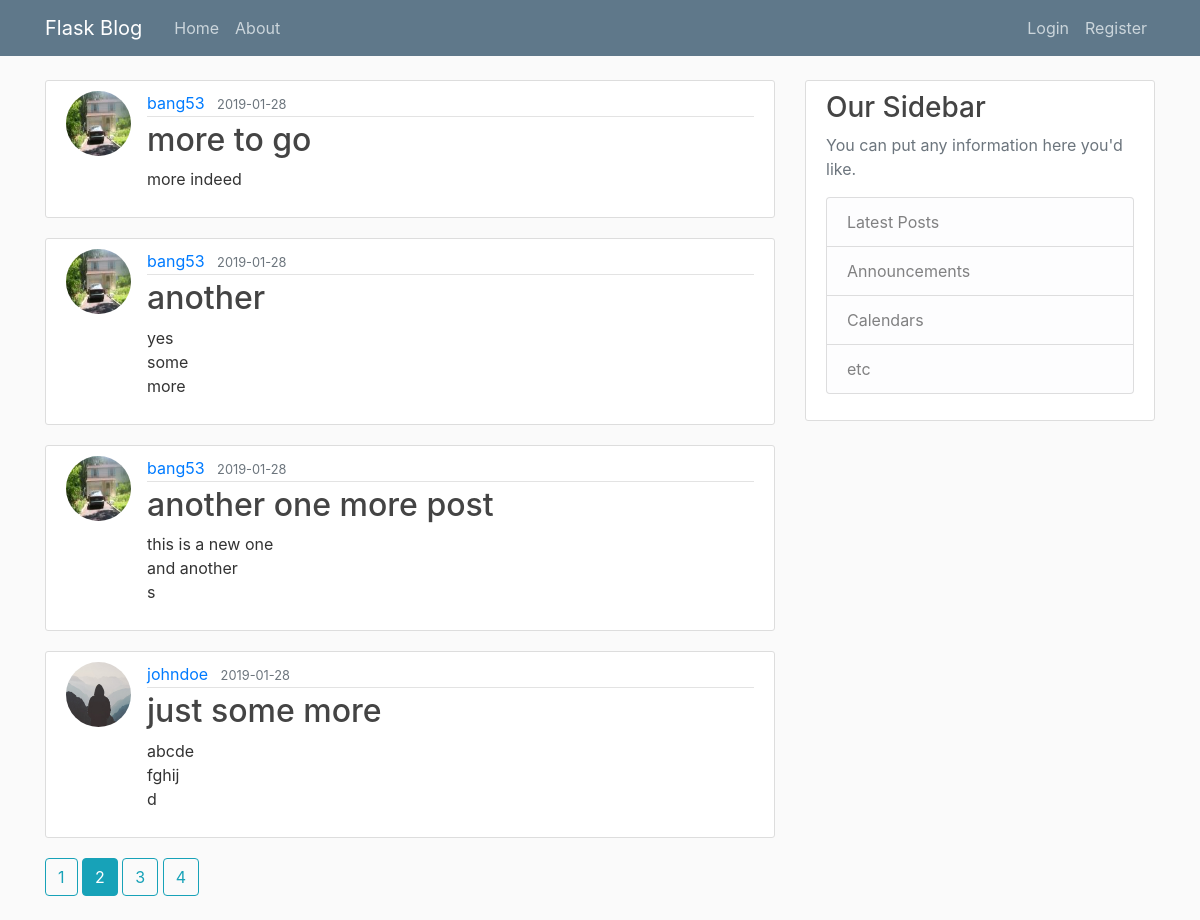
The page /home?page=2 on the database its author committed.
### flaskblog/models.py (models this page shows, shortened)
class Post(db.Model):
	id= db.Column(db.Integer, primary_key=True)
	title=db.Column(db.String(100),nullable=False)
	date_posted=db.Column(db.DateTime,nullable=False, default=datetime.utcnow)
	content=db.Column(db.Text(100),nullable=False)
	user_id= db.Column(db.Integer, db.ForeignKey('user.id'), nullable=False)
	pass

class User(db.Model, UserMixin):
	id= db.Column(db.Integer, primary_key=True)
	username=db.Column(db.String(20), unique=True, nullable=False)
	email=db.Column(db.String(120), unique=True, nullable=False)
	image_file=db.Column(db.String(20),nullable=True, default='default.jpg') # has default image
	password=db.Column(db.String(60), nullable=False)
	post= db.relationship('Post', backref = 'author', lazy=True)
	pass

### flaskblog/main/routes.py (the view)
@main.route("/")
@main.route("/home")
def home():
	page=request.args.get('page',1,type=int) # default is 1
	posts=Post.query.order_by(Post.date_posted.desc()).paginate(page=page, per_page=4) # previousle used all()
	return render_template('home.html',posts=posts)
	pass

### flaskblog/templates/home.html
{% extends "layout.html" %}
{% block contentdata %}
	{% for post in posts.items %}
		<article class="media content-section">
		  <img class="rounded-circle article-img", src="{{ url_for('static', filename='profile_pics/' + post.author.image_file) }}">
		  <div class="media-body">
		    <div class="article-metadata">
		      <a class="mr-2" href="{{ url_for('users.user_posts',username=post.author.username) }}">{{ post.author.username }}</a>
		      <small class="text-muted">{{ post.date_posted.strftime('%Y-%m-%d') }}</small>
		    </div>
		    <h2><a class="article-title" href="{{ url_for('posts.post',post_id = post.id) }}">{{ post.title }}</a></h2>
		    <p class="article-content">{{ post.content }}</p>
		  </div>
		</article>
	{% endfor %}
	{% for page_num in posts.iter_pages(left_edge=1, right_edge=1, left_current=1, right_current=3 ) %}
		{% if page_num %}
			{% if posts.page == page_num %}
				<a class="btn btn-info mb-4" href={{ url_for('main.home',page=page_num) }}>{{ page_num }}</a>
			{% else %}
				<a class="btn btn-outline-info mb-4" href={{ url_for('main.home',page=page_num) }}>{{ page_num }}</a>
			{% endif %}
		{% else %}
			...
		{% endif %}
	{% endfor %}
{% endblock contentdata %}

### flaskblog/templates/layout.html (shortened to what this page needs)
<!DOCTYPE html>
<html>
<head>
    <link rel="stylesheet" href="https://stackpath.bootstrapcdn.com/bootstrap/4.2.1/css/bootstrap.min.css">
    <link rel="stylesheet" text="text/css" href="{{ url_for('static',filename='main.css') }}" >
</head>
<body>
	<header class="site-header">
	  <nav class="navbar navbar-expand-md navbar-dark bg-steel fixed-top">
	    <div class="container">
	      <a class="navbar-brand mr-4" href="/">Flask Blog</a>
	      <div class="collapse navbar-collapse" id="navbarToggle">
	        <div class="navbar-nav mr-auto">
	          <a class="nav-item nav-link" href="{{ url_for('main.home') }}">Home</a>
	          <a class="nav-item nav-link" href="{{ url_for('main.about') }}">About</a>
	        </div>
            <div class="navbar-nav">
              {% if current_user.is_authenticated %}
                <a class="nav-item nav-link" href="{{ url_for('posts.new_post') }}">New Post</a>
                <a class="nav-item nav-link" href="{{ url_for('users.account') }}">Account</a>
                <a class="nav-item nav-link" href="{{ url_for('users.logout') }}">Logout</a>
              {% else %}
                <a class="nav-item nav-link" href="{{ url_for('users.login') }}">Login</a>
                <a class="nav-item nav-link" href="{{ url_for('users.register') }}">Register</a>
              {% endif %}
            </div>
	      </div>
	    </div>
	  </nav>
	</header>
	<main role="main" class="container">
	  <div class="row">
	    <div class="col-md-8">
	      	{% block contentdata %}{% endblock %}
	    </div>
	    <div class="col-md-4">
	      <div class="content-section">
	        <h3>Our Sidebar</h3>
	        <p class='text-muted'>You can put any information here you'd like.
	          <ul class="list-group">
	            <li class="list-group-item list-group-item-light">Latest Posts</li>
	            <li class="list-group-item list-group-item-light">Announcements</li>
	            <li class="list-group-item list-group-item-light">Calendars</li>
	            <li class="list-group-item list-group-item-light">etc</li>
	          </ul>
	        </p>
	      </div>
	    </div>
	  </div>
	</main>
</body>
</html>

### flaskblog/static/main.css (style rules this page uses)
body { background: #fafafa; color: #333333; margin-top: 5rem; }
h1, h2, h3, h4, h5, h6 { color: #444444; }
.bg-steel { background-color: #5f788a; }
.site-header .navbar-nav .nav-link { color: #cbd5db; }
.content-section { background: #ffffff; padding: 10px 20px; border: 1px solid #dddddd; border-radius: 3px; margin-bottom: 20px; }
.article-title { color: #444444; }
.article-content { white-space: pre-line; }
.article-img { height: 65px; width: 65px; margin-right: 16px; }
.article-metadata { padding-bottom: 1px; margin-bottom: 4px; border-bottom: 1px solid #e3e3e3 }

### rows shown on the page
Post: image_file (picture), author.username "bang53", date_posted "2019-01-28", title "more to go", content "more indeed"
Post: image_file (picture), author.username "bang53", date_posted "2019-01-28", title "another", content "yes some more"
Post: image_file (picture), author.username "bang53", date_posted "2019-01-28", title "another one more post", content "this is a new one and another s"
Post: image_file (placeholder picture), author.username "johndoe", date_posted "2019-01-28", title "just some more", content "abcde fghij d"

### other values the page prints
{{ page_num }} "1" "3" "4"
{{ page_num }} "2"
